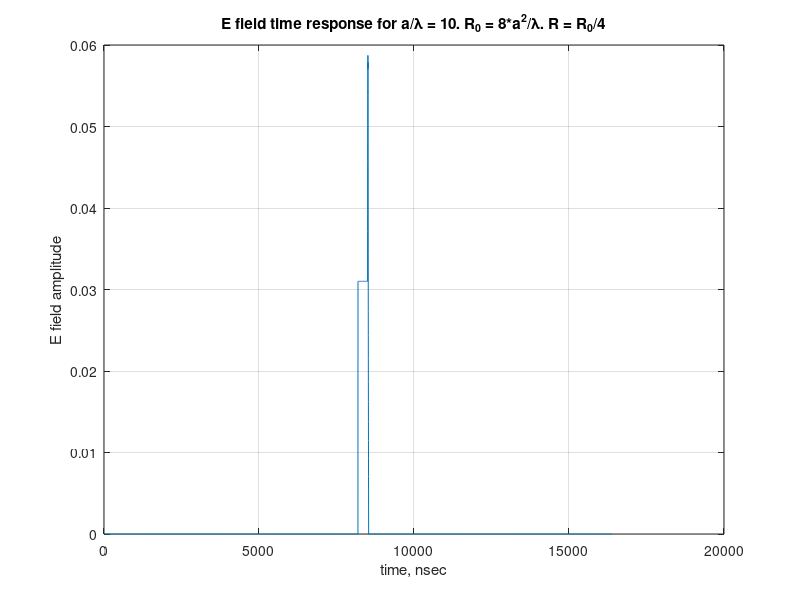

This chart was generated by the following MATLAB code:
clear all;
clc;

% Programm of time-space electic fields or radiation pattern calculation
% for circular aperture measured with aperture zond

tic
% Design parameters
a = 4.;     % Analyzed aperture radius, m
b = 0.1;     % Zond aperture radius, m

lam = a/10;     % Wavelength in free space
R0 = 8*a^2/lam; % Reference distance
R = 100; %10*R0/1;    % Distance from analyzed aperture to zond


Th = 0.; % Theta angle. Can be set to one value (result will be a time field on zond output)
                        % or to array (result will be 2D RP at a given distance and frequency, and
                        % errors in RP compared with far field pattern)
r = 0:0.1:b;        % Integration parameter r
phi = 0:0.2:2*pi;   % Integration parameter phi
c = 3e+8;   % Speed of light, m/sec

N_Th = length(Th);
N_FFT = 8192*2;       % Number of FFT points (should be varied for faster calculation without accuracy degradation)
T = 10/c*lam;       % Time interval for FFT
d_t = T/(N_FFT - 1);% Sample time, sec

t = R/c - T/2:d_t:R/c + T/2; % Time in seconds normalized to R/c
N_i = length(t);

N_r = length(r);
N_phi = length(phi);

E_b1 = zeros(N_phi, N_i);
E_b = zeros(1, N_i);
E_f = zeros(N_Th, N_FFT);
% figure(5);
% hold on;
%for j = 1:N_Th
    ro = R*sin(Th);   % Vector R projection to aperture plane, m
    z = R*cos(Th);     % Distance from observation point to aperture plane, m
    zb = z - r'*sin(phi)*sin(Th);
    rob = ro + r'*sin(phi)*cos(Th);
    for i = 1:N_phi
        E_e = zeros(N_r, N_i);
        for k = 1:N_r
            B = sqrt((c*t).^2 - zb(k, i)^2); % Radius of G curve, m
            if abs(rob(k, i)) <= a
                i2 = find((c*t >= zb(k, i)) & (c*t < sqrt(zb(k, i)^2 + (a - abs(rob(k, i)))^2)));
                E_e(k, i2)=1.;  %zb(k, i)^1./((c*t(i2)).^1);
            end
                i3 = find((c*t >= sqrt(zb(k, i)^2 + (a - abs(rob(k, i)))^2)) & (c*t < sqrt(zb(k, i)^2 + (a + abs(rob(k, i)))^2)));
                E_e(k, i3) = acos((-a^2 + abs(rob(k, i))^2 + B(i3).^2)./(2*abs(rob(k, i))*B(i3)));
             plot((t - R/c)*1e+9, E_e(k, :));
        end
        E_b1(i, :) = trapz(r, E_e.*(r'*ones(1,N_i)));
        i
    end
    
    E_b(:) = trapz(phi, E_b1);
    
       figure(1);
    plot(E_b); grid
    xlabel('time, nsec');
    ylabel('E field amplitude');
    title('E field time response for a/\lambda = 10. R_0 = 8*a^2/\lambda. R = R_0/4');
%     figure(2);
%     d_f = 1/N_FFT/d_t;
%     k = 1:1:N_FFT/2;
%     plot(d_f*k, 20*log10(abs(E_f(1:end/2))/max(abs(E_f)))); grid
%     figure(3);
%     mesh(t*1e9, Th*180/pi, E_b);
%     xlabel('time, nsec');
%     ylabel('\Theta, deg.');
%     zlabel('E field amplitude');
    
%     figure(5);
%     load CA_Ideal_Field_Th_a_lam40.mat;
%     Er = (abs(E_f(:, p))/max(abs(E_f(:, p)))).^2 - (abs(E_i_CA(:))/max(abs(E_i_CA))).^2;
% %     i9 = find(Th >= atan((a + b)/R));
%     plot(2*a/lam*sin(Th), Er); grid
%     xlabel('2*a/\lambda*sin(\Theta)');
%     ylabel('Amplitude error, E_b^2 - E_id^2');
%     title('Error of circular aperture RP for a/\lambda = 10. R = R_0/4. R_0 = 8*a^2/\lambda');
%     figure(6);
%     Er_dB = 20*log10(abs(E_f(:, p))/max(abs(E_f(:, p)))) - 20*log10(abs(E_i_CA(:))/max(abs(E_i_CA)));
%     plot(2*a/lam*sin(Th), Er_dB); grid
%     xlabel('2*a/\lambda*sin(\Theta)');
%     ylabel('Amplitude error, dB');
%     title('Error of circular aperture RP for a/\lambda = 10. R = R_0/4. R_0 = 8*a^2/\lambda');
%     


toc


